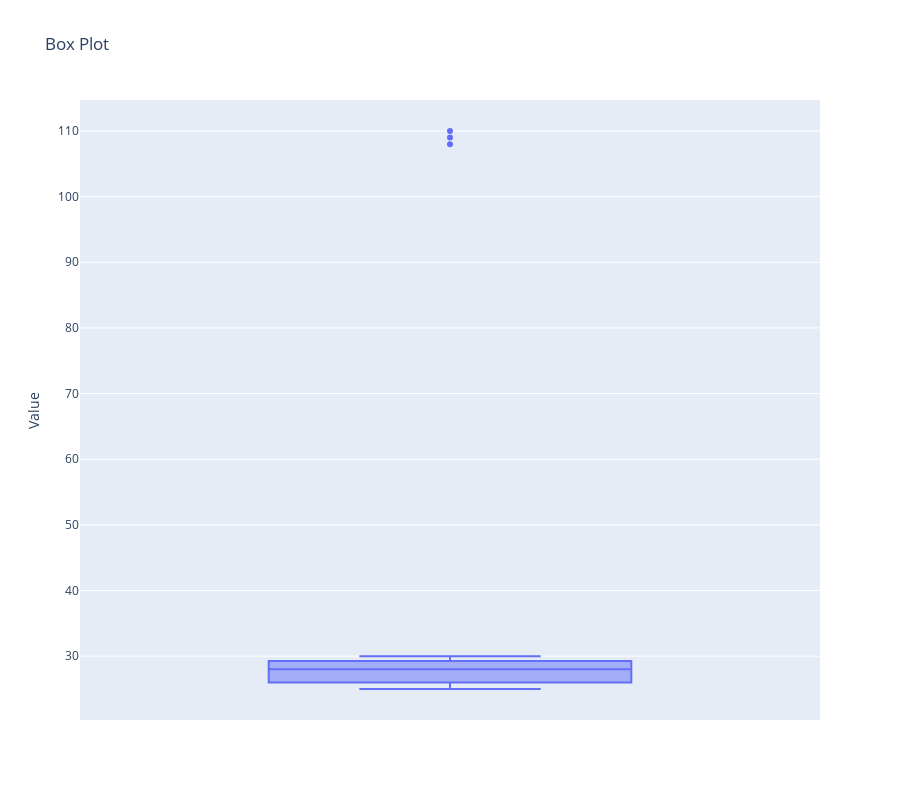

Here is the notebook cell this chart was saved with:
### Markdown cell above
# 2. Box Plot (Plotly)

### Code cell
df = pd.DataFrame(dataset, columns=["Values"])
fig = px.box(df, y="Values", title="Box Plot", labels={"Values": "Value"})
fig.update_layout(height=800)
fig.show()

### Figure 1 — Plotly figure (JSON) as saved in the notebook; plotly's stock layout.template omitted (floating-point values rounded to 4 significant figures)
{"data": [{"alignmentgroup": "True", "hovertemplate": "Value=%{y}<extra></extra>", "legendgroup": "", "marker": {"color": "#636efa"}, "name": "", "notched": false, "offsetgroup": "", "orientation": "v", "showlegend": false, "type": "box", "x0": " ", "xaxis": "x", "y": [25, 26, 27, 28, 108, 29, 30, 25, 26, 27, 28, 29, 30, 25, 26, 109, 27, 28, 29, 30, 25, 26, 27, 28, 110, 29, 30, 25, 26, 27, 28, 29, 30], "y0": " ", "yaxis": "y"}], "layout": {"boxmode": "group", "height": 800, "legend": {"tracegroupgap": 0}, "title": {"text": "Box Plot"}, "xaxis": {"anchor": "y", "domain": [0, 1]}, "yaxis": {"anchor": "x", "domain": [0, 1], "title": {"text": "Value"}}}}
